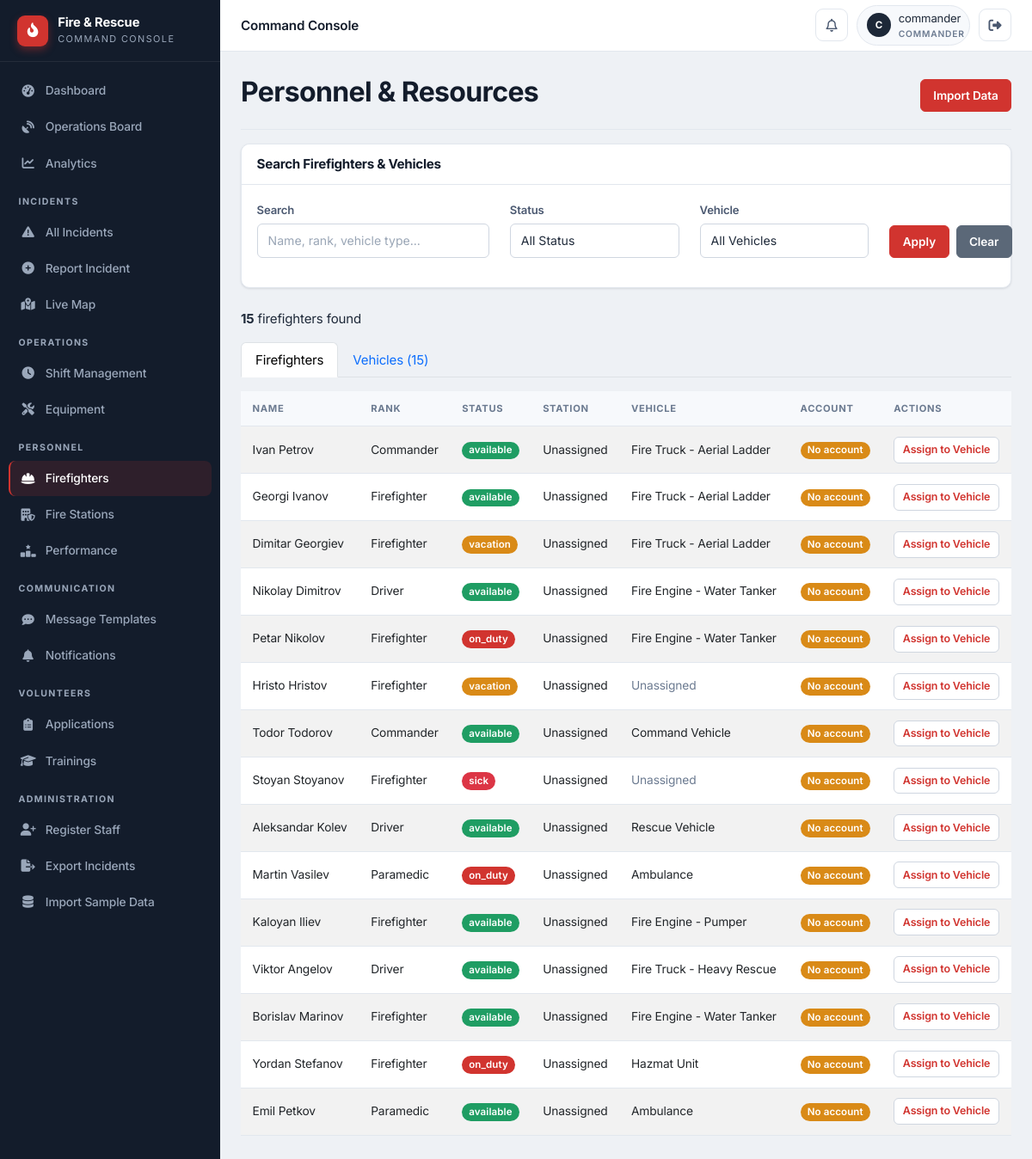
/staff/firefighters (signed in), run on the app's committed database.
### app/models/firefighter.py (models this page shows)
class Firefighter(db.Model):
    id = db.Column(db.Integer, primary_key=True)
    name = db.Column(db.String(100), nullable=False)
    rank = db.Column(db.String(50))
    status = db.Column(db.String(20), default='available')
    vehicle_id = db.Column(db.Integer, db.ForeignKey('vehicle.id'), nullable=True)
    station_id = db.Column(db.Integer, db.ForeignKey('fire_station.id'), nullable=True)
    user_id = db.Column(db.Integer, db.ForeignKey('user_model.id'), nullable=True, unique=True)
    user = db.relationship('UserModel', foreign_keys=[user_id], backref='firefighter_profile')
    employee_id = db.Column(db.String(20), unique=True, nullable=True)
    phone = db.Column(db.String(20), nullable=True)
    hire_date = db.Column(db.DateTime, nullable=True)
    last_active = db.Column(db.DateTime, nullable=True)
    current_shift_id = db.Column(db.Integer, db.ForeignKey('shift.id'), nullable=True)
    current_shift = db.relationship('Shift', foreign_keys=[current_shift_id], back_populates='firefighter')
    shifts = db.relationship('Shift', foreign_keys='Shift.firefighter_id', back_populates='firefighter')

### app/models/vehicle.py (models this page shows)
class Vehicle(db.Model):
    id = db.Column(db.Integer, primary_key=True)
    type = db.Column(db.String(50))
    location = db.Column(db.String(200))
    latitude = db.Column(db.Float, nullable=True)
    longitude = db.Column(db.Float, nullable=True)
    last_updated = db.Column(db.DateTime, default=datetime.datetime.utcnow, onupdate=datetime.datetime.utcnow)
    speed = db.Column(db.Float, nullable=True)
    heading = db.Column(db.Integer, nullable=True)
    status = db.Column(db.String(20), default='station')
    station_id = db.Column(db.Integer, db.ForeignKey('fire_station.id'), nullable=True)
    current_incident_id = db.Column(db.Integer, db.ForeignKey('incident.id'), nullable=True)
    route_polyline = db.Column(db.Text, nullable=True)      # JSON list of [lat, lng] along the road
    route_started_at = db.Column(db.DateTime, nullable=True)  # when the vehicle began driving
    route_total_seconds = db.Column(db.Float, nullable=True)  # animation duration (sped up for demo)
    route_real_seconds = db.Column(db.Float, nullable=True)   # real OSRM driving time, for ETA display
    route_distance_m = db.Column(db.Float, nullable=True)     # real route distance in meters
    route_dest_lat = db.Column(db.Float, nullable=True)
    route_dest_lng = db.Column(db.Float, nullable=True)
    current_incident = db.relationship('Incident', foreign_keys=[current_incident_id])
    firefighters = db.relationship('Firefighter', backref='assigned_vehicle', lazy=True)

### app/routes/firefighters.py (the view, shortened to what this page needs)
@firefighters_bp.route('/staff/firefighters')
@login_required
@role_required('dispatcher', 'commander')
def list_firefighters():
    search_query = request.args.get('search', '')
    status_filter = request.args.get('status', '')
    vehicle_filter = request.args.get('vehicle', '')
    ff_query = Firefighter.query
    if status_filter:
        ff_query = ff_query.filter(Firefighter.status == status_filter)
    if vehicle_filter:
        if vehicle_filter == 'unassigned':
            ff_query = ff_query.filter(Firefighter.vehicle_id.is_(None))
        else:
            ff_query = ff_query.filter(Firefighter.vehicle_id == vehicle_filter)
    all_firefighters = ff_query.all()
    v_query = Vehicle.query
    all_vehicles = v_query.all()
    all_statuses = ['available', 'on_duty', 'off_duty', 'training', 'sick', 'vacation', 'business_trip']
    return render_template('staff/personnel/firefighters.html',
                           firefighters=all_firefighters,
                           vehicles=all_vehicles,
                           all_statuses=all_statuses,
                           search_query=search_query,
                           status_filter=status_filter,
                           vehicle_filter=vehicle_filter)

### app/utils.py (called while the page is built)
def login_required(f):
    @wraps(f)
    def decorated_function(*args, **kwargs):
        if not session.get('logged_in'):
            flash('Please login to access the staff portal.', 'warning')
            return redirect(url_for('auth.staff_login'))
        return f(*args, **kwargs)
    return decorated_function

def role_required(*roles):
    def decorator(f):
        @wraps(f)
        def decorated_function(*args, **kwargs):
            if not session.get('logged_in'):
                flash('Please login to access the staff portal.', 'warning')
                return redirect(url_for('auth.staff_login'))
            if session.get('user_role') not in roles:
                flash('Unauthorized access. This incident has been logged.', 'danger')
                return redirect(url_for('dashboard.staff_dashboard'))
            return f(*args, **kwargs)
        return decorated_function
    return decorator

### app/templates/staff/personnel/firefighters.html (shortened to what this page needs)
{% extends "staff/base.html" %}
{% block content %}
<div class="d-flex justify-content-between align-items-center"><h2>Personnel & Resources</h2><a href="{{ url_for('personnel.import_data') }}" class="btn btn-primary">Import Data</a></div>
<hr>
<div class="card mb-4"><div class="card-header bg-dark text-white"><h5 class="mb-0">Search Firefighters & Vehicles</h5></div><div class="card-body">
    <form method="GET" action="{{ url_for('personnel.list_firefighters') }}">
        <div class="row">
            <div class="col-md-4 mb-3"><label class="form-label">Search</label><input type="text" name="search" class="form-control" value="{{ search_query }}" placeholder="Name, rank, vehicle type..."></div>
            <div class="col-md-3 mb-3"><label class="form-label">Status</label><select name="status" class="form-select"><option value="">All Status</option></select></div>
            <div class="col-md-3 mb-3"><label class="form-label">Vehicle</label><select name="vehicle" class="form-select"><option value="">All Vehicles</option></select></div>
            <div class="col-md-2 mb-3 d-flex align-items-end"><button type="submit" class="btn btn-primary w-100">Apply</button><a href="{{ url_for('personnel.list_firefighters') }}" class="btn btn-secondary w-100 ms-2">Clear</a></div>
        </div>
    </form>
</div></div>
<div class="mb-3"><strong>{{ firefighters|length }}</strong> firefighters found</div>
<ul class="nav nav-tabs mb-3"><li class="nav-item"><a class="nav-link active" data-bs-toggle="tab" href="#firefighters">Firefighters</a></li><li class="nav-item"><a class="nav-link" data-bs-toggle="tab" href="#vehicles">Vehicles ({{ vehicles|length }})</a></li></ul>
<div class="tab-content">
    <div class="tab-pane fade show active" id="firefighters">
        {% if firefighters %}
        <table class="table table-striped"><thead><tr><th>Name</th><th>Rank</th><th>Status</th><th>Station</th><th>Vehicle</th><th>Account</th><th>Actions</th></tr></thead>
        <tbody>{% for f in firefighters %}<tr><td>{{ f.name }}</td><td>{{ f.rank }}</td><td><span class="badge bg-{% if f.status == 'available' %}success{% elif f.status == 'on_duty' %}primary{% elif f.status == 'vacation' %}warning{% elif f.status == 'sick' %}danger{% else %}secondary{% endif %}">{{ f.status }}</span></td><td>{{ f.station.name if f.station else 'Unassigned' }}</td><td>{% if f.assigned_vehicle %}{{ f.assigned_vehicle.type }}{% else %}<span class="text-muted">Unassigned</span>{% endif %}</td><td>{% if f.user %}<span class="badge bg-success">{{ f.user.username }}</span>{% else %}<span class="badge bg-warning">No account</span>{% endif %}</td><td><a href="{{ url_for('personnel.assign_firefighter', firefighter_id=f.id) }}" class="btn btn-sm btn-outline-primary">Assign to Vehicle</a></td></tr>{% endfor %}</tbody>
        </table>
        {% elif search_query or status_filter or vehicle_filter %}
        <p class="text-muted">No firefighters match your search.</p>
        {% endif %}
    </div>
</div>
{% endblock %}

### app/static/css/theme.css (style rules this page uses)
:root { --bg: #eef1f5; --surface: #ffffff; --surface-2: #f7f9fc; --border: #e2e7ee; --border-strong: #cfd6e0; --ink: #131c2b; --ink-2: #1d2838; --ink-3: #2a3650; --ink-soft: #3a4860; --text: #1f2a3a; --text-2: #4a5870; --muted: #6b7a90; --on-dark: #e7ecf3; --on-dark-muted: #9aa7ba; --accent: #d1342f; --accent-dark: #ab2420; --accent-soft: #fdeceb; --success: #1f9d63; --success-soft: #e6f5ed; --warning: #d98a17; --warning-soft: #fbf1de; --info: #2b6cb0; --info-soft: #e6f0f9; --danger: #d1342f; --danger-soft: #fdeceb; --r-sm: 6px; --r: 10px; --r-lg: 14px; --shadow-xs: 0 1px 2px rgba(19, 28, 43, 0.06); --shadow-sm: 0 1px 3px rgba(19, 28, 43, 0.08), 0 1px 2px rgba(19, 28, 43, 0.04); --shadow-md: 0 4px 12px rgba(19, 28, 43, 0.08); --shadow-lg: 0 12px 28px rgba(19, 28, 43, 0.12); --sidebar-w: 256px; --topbar-h: 60px; --spacing-xs: 0.25rem; --spacing-sm: 0.5rem; --spacing-md: 1rem; --spacing-lg: 1.5rem; --spacing-xl: 2rem; --border-radius: var(--r); --border-radius-sm: var(--r-sm); --border-radius-lg: var(--r-lg); --primary-color: var(--accent); --secondary-color: var(--muted); --danger-color: var(--danger); }
* { box-sizing: border-box; }
html { -webkit-text-size-adjust: 100%; }
body { font-family: 'Inter', -apple-system, BlinkMacSystemFont, 'Segoe UI', Roboto, sans-serif; color: var(--text); background: var(--bg); font-size: 0.94rem; line-height: 1.55; letter-spacing: -0.01em; -webkit-font-smoothing: antialiased; text-rendering: optimizeLegibility; }
h1, h2, h3, h4, h5, h6 { color: var(--ink); font-weight: 700; letter-spacing: -0.02em; }
a { text-decoration: none; }
.text-muted { color: var(--muted) !important; }

### app/static/css/main.css (style rules this page uses)
.card { border: 1px solid var(--border); border-radius: var(--r); box-shadow: var(--shadow-sm); background: var(--surface); margin-bottom: 1.25rem; }
.card-header { border-bottom: 1px solid var(--border); background: transparent; font-weight: 600; color: var(--ink); padding: 0.85rem 1.1rem; border-radius: var(--r) var(--r) 0 0 !important; }
.card-header h5, .card-header h4, .card-header h6 { margin: 0; font-size: 0.95rem; }
.card-body { padding: 1.1rem; }
.card-header.bg-dark, .card-header.bg-danger, .card-header.bg-primary, .card-header.bg-secondary { background: var(--surface) !important; color: var(--ink) !important; border-bottom: 1px solid var(--border) !important; }
.btn { border-radius: var(--r-sm); font-weight: 600; font-size: 0.85rem; padding: 0.5rem 0.9rem; transition: all 0.15s; border-width: 1px; }
.btn-sm { padding: 0.32rem 0.6rem; font-size: 0.78rem; }
.btn-primary, .btn-danger { background: var(--accent); border-color: var(--accent); color: #fff; }
.btn-outline-primary, .btn-outline-danger { color: var(--accent); border-color: var(--border-strong); background: var(--surface); }
.btn-secondary { background: #5b6878; border-color: #5b6878; }
.table { margin-bottom: 0; color: var(--text); font-size: 0.86rem; }
.table > thead > tr > th { background: var(--surface-2); color: var(--muted); text-transform: uppercase; font-size: 0.7rem; letter-spacing: 0.06em; font-weight: 700; border-bottom: 1px solid var(--border); padding: 0.7rem 0.85rem; }
.table > tbody > tr > td { padding: 0.72rem 0.85rem; vertical-align: middle; border-color: var(--border); }
.form-label { font-weight: 600; font-size: 0.82rem; color: var(--text-2); margin-bottom: 0.3rem; }
.form-control, .form-select { border-radius: var(--r-sm); border: 1px solid var(--border-strong); padding: 0.55rem 0.75rem; font-size: 0.88rem; color: var(--text); background: var(--surface); }
.form-control::placeholder { color: #9aa6b6; }
.badge { font-weight: 600; padding: 0.4em 0.7em; border-radius: 999px; font-size: 0.72rem; letter-spacing: 0.01em; }
.badge.bg-primary { background: var(--accent) !important; }
.badge.bg-success { background: var(--success) !important; }
.badge.bg-warning { background: var(--warning) !important; color: #fff !important; }
hr { border-color: var(--border); opacity: 1; }

### data on the page
Firefighter: name "Ivan Petrov", rank "Commander", status "available", station "Unassigned", assigned_vehicle.type "Fire Truck - Aerial Ladder"
Firefighter: name "Georgi Ivanov", rank "Firefighter", status "available", station "Unassigned", assigned_vehicle.type "Fire Truck - Aerial Ladder"
Firefighter: name "Dimitar Georgiev", rank "Firefighter", status "vacation", station "Unassigned", assigned_vehicle.type "Fire Truck - Aerial Ladder"
Firefighter: name "Nikolay Dimitrov", rank "Driver", status "available", station "Unassigned", assigned_vehicle.type "Fire Engine - Water Tanker"
Firefighter: name "Petar Nikolov", rank "Firefighter", status "on_duty", station "Unassigned", assigned_vehicle.type "Fire Engine - Water Tanker"
Firefighter: name "Hristo Hristov", rank "Firefighter", status "vacation", station "Unassigned"
Firefighter: name "Todor Todorov", rank "Commander", status "available", station "Unassigned", assigned_vehicle.type "Command Vehicle"
Firefighter: name "Stoyan Stoyanov", rank "Firefighter", status "sick", station "Unassigned"
Firefighter: name "Aleksandar Kolev", rank "Driver", status "available", station "Unassigned", assigned_vehicle.type "Rescue Vehicle"
Firefighter: name "Martin Vasilev", rank "Paramedic", status "on_duty", station "Unassigned", assigned_vehicle.type "Ambulance"
Firefighter: name "Kaloyan Iliev", rank "Firefighter", status "available", station "Unassigned", assigned_vehicle.type "Fire Engine - Pumper"
Firefighter: name "Viktor Angelov", rank "Driver", status "available", station "Unassigned", assigned_vehicle.type "Fire Truck - Heavy Rescue"
Firefighter: name "Borislav Marinov", rank "Firefighter", status "available", station "Unassigned", assigned_vehicle.type "Fire Engine - Water Tanker"
Firefighter: name "Yordan Stefanov", rank "Firefighter", status "on_duty", station "Unassigned", assigned_vehicle.type "Hazmat Unit"
Firefighter: name "Emil Petkov", rank "Paramedic", status "available", station "Unassigned", assigned_vehicle.type "Ambulance"

### other printed values
{{ (session.user_name or '?')[0]|upper }} "C"
{{ session.user_name }} "commander"
{{ session.user_role }} "COMMANDER"
{{ firefighters|length }} "15"
{{ vehicles|length }} "15"
